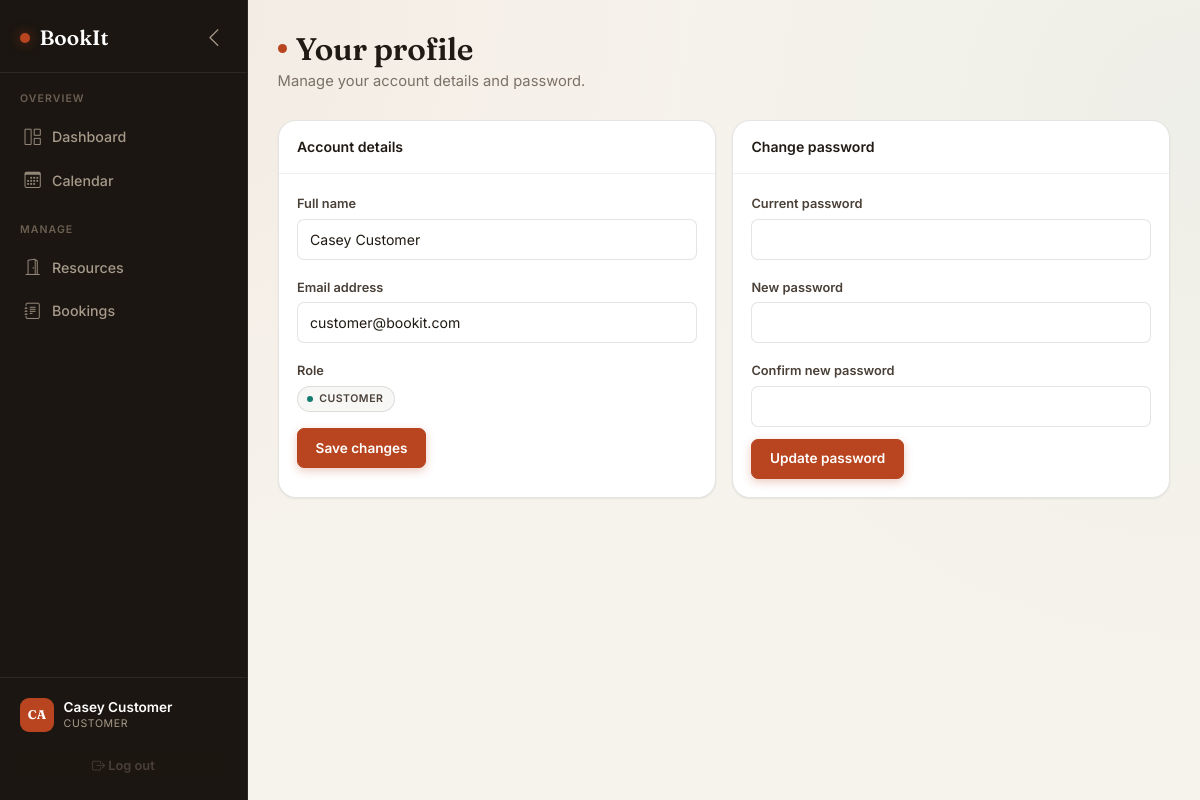
/profile (signed in), run on the app's committed database.
### app/models/user.py (models this page shows, shortened)
class User(Base):
    __tablename__ = "users"
    id = Column(Integer, primary_key=True, index=True)
    full_name = Column(String(120), nullable=False)
    email = Column(String(255), unique=True, index=True, nullable=False)
    hashed_password = Column(String(255), nullable=False)
    role = Column(Enum(RoleEnum), default=RoleEnum.customer, nullable=False)
    is_active = Column(Boolean, default=True, nullable=False)
    created_at = Column(DateTime, default=lambda: datetime.now(timezone.utc))
    bookings = relationship("Booking", back_populates="customer", foreign_keys="Booking.customer_id")

### app/routers/profile.py (the view)
@router.get("", response_class=HTMLResponse)
def profile_page(
    request: Request,
    user: User = Depends(get_current_user),
):
    return templates.TemplateResponse(
        "profile.html", {"request": request, "user": user, "error": None, "success": None}
    )

### app/templates/profile.html (shortened to what this page needs)
{% extends "base.html" %}
{% block content %}
<h1 class="page-title">Your profile</h1>
<p class="page-subtitle">Manage your account details and password.</p>
<div class="row g-3">
  <div class="col-md-6">
    <div class="card h-100">
      <div class="card-header">Account details</div>
      <div class="card-body">
        <form method="post" action="/profile/update">
          <div class="mb-3">
            <label class="form-label">Full name</label>
            <input class="form-control" name="full_name" value="{{ user.full_name }}" required>
          </div>
          <div class="mb-3">
            <label class="form-label">Email address</label>
            <input type="email" class="form-control" name="email" value="{{ user.email }}" required>
          </div>
          <div class="mb-3">
            <label class="form-label">Role</label>
            <div><span class="chip chip-role"><span class="chip-dot" style="background:var(--teal);"></span>{{ user.role.value }}</span></div>
          </div>
          <button type="submit" class="btn btn-primary" data-loading-text="Saving…">Save changes</button>
        </form>
      </div>
    </div>
  </div>
  <div class="col-md-6">
    <div class="card h-100">
      <div class="card-header">Change password</div>
      <div class="card-body">
        <form method="post" action="/profile/password" id="passwordForm">
          <div class="mb-3">
            <label class="form-label">Current password</label>
            <input type="password" class="form-control" name="current_password" required>
          </div>
          <div class="mb-3">
            <label class="form-label">New password</label>
            <input type="password" class="form-control" name="new_password" id="newPassword" minlength="6" required>
          </div>
          <div class="mb-1">
            <label class="form-label">Confirm new password</label>
            <input type="password" class="form-control" name="confirm_password" id="confirmPassword" minlength="6" required>
          </div>
          <button type="submit" class="btn btn-primary mt-2" data-loading-text="Updating…">Update password</button>
        </form>
      </div>
    </div>
  </div>
</div>
{% endblock %}

### app/templates/base.html (shortened to what this page needs)
<!DOCTYPE html>
<html lang="en">
<head>
    <link href="https://cdn.jsdelivr.net/npm/bootstrap@5.3.3/dist/css/bootstrap.min.css" rel="stylesheet">
    <link href="https://cdn.jsdelivr.net/npm/bootstrap-icons@1.11.3/font/bootstrap-icons.css" rel="stylesheet">
    <link href="/static/css/style.css" rel="stylesheet">
</head>
<body>
{% if user %}
<div class="app-shell">
  <aside class="sidebar" id="sidebar">
    <div class="sidebar-brand">
      <span class="dot"></span> <span class="brand-label">BookIt</span>
      <button class="sidebar-collapse-btn ms-auto d-none d-lg-flex" id="sidebarCollapseBtn" title="Collapse sidebar">
        <i class="bi bi-chevron-left"></i>
      </button>
    </div>
    <nav class="sidebar-nav">
      <div class="sidebar-section-label">Overview</div>
      <a href="/dashboard" class="sidebar-link {{ 'active' if request.url.path == '/dashboard' }}"><i class="bi bi-grid-1x2"></i> Dashboard</a>
      <a href="/calendar" class="sidebar-link {{ 'active' if request.url.path == '/calendar' }}"><i class="bi bi-calendar3"></i> Calendar</a>
      <div class="sidebar-section-label">Manage</div>
      <a href="/resources" class="sidebar-link {{ 'active' if request.url.path == '/resources' }}"><i class="bi bi-door-open"></i> Resources</a>
      <a href="/bookings" class="sidebar-link {{ 'active' if request.url.path == '/bookings' }}"><i class="bi bi-journal-text"></i> Bookings</a>
    </nav>
    <div class="sidebar-footer">
      <a href="/profile" class="sidebar-user text-decoration-none {{ 'active-profile' if request.url.path == '/profile' }}">
        <div class="sidebar-avatar">{{ user.full_name[:2].upper() }}</div>
        <div>
          <div class="sidebar-user-name">{{ user.full_name }}</div>
          <div class="sidebar-user-role">{{ user.role.value }}</div>
        </div>
      </a>
      <a href="/logout" class="btn btn-sm btn-light w-100"><i class="bi bi-box-arrow-right"></i> <span class="link-label">Log out</span></a>
    </div>
  </aside>
  <div class="main-area">
    <div class="content">
      {% block content %}{% endblock %}
    </div>
  </div>
</div>
{% else %}
{% block bare_content %}{% endblock %}
{% endif %}
</body>
</html>

### data on the page
User: full_name "CA", full_name "Casey Customer", role.value "CUSTOMER", email "customer@bookit.com"
